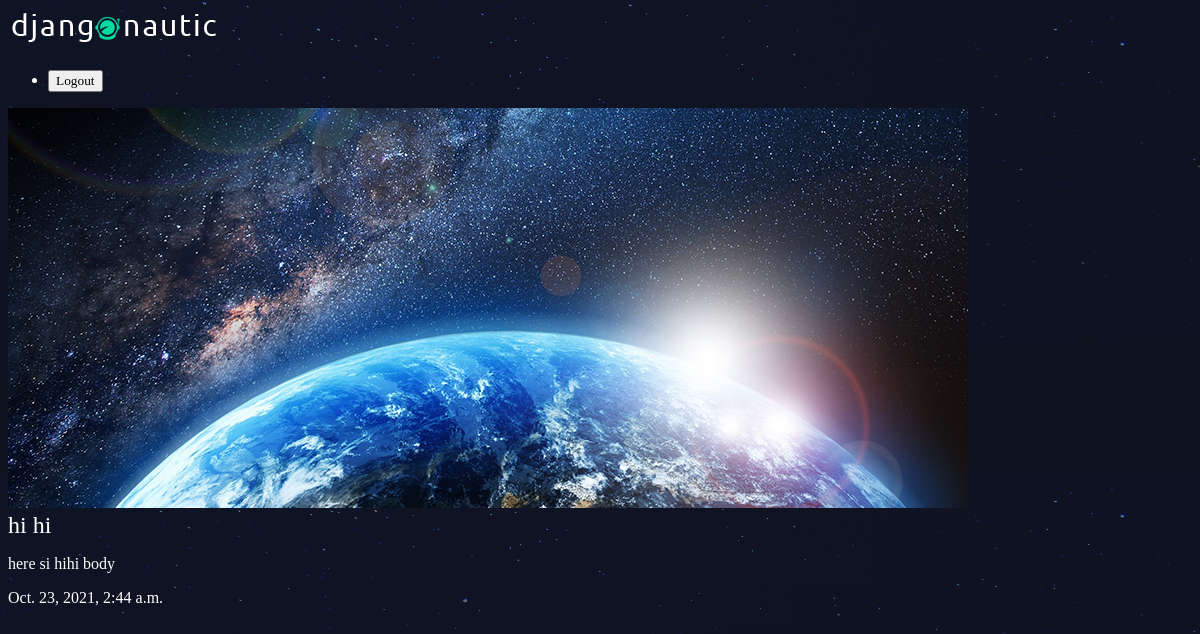
/articles/hi-hi/, run on the app's committed database.
### articles/models.py (models this page shows, shortened)
class Article(models.Model):
    title = models.CharField(max_length=100)
    slug = models.SlugField()   # s/b url friendly string
    body = models.TextField()
    date = models.DateTimeField( auto_now_add=True)
    thumb = models.ImageField(default="default.png", blank=True)
    ''' model method '''

### articles/views.py (the view)
# urls.py: path('<slug:mySlug>/', views.article_detail, name="detail"),
def article_detail(request,mySlug):
    article = Article.objects.get(slug=mySlug)
    return render(request, 'articles/article_detail.html',{'eachArticle':article} )

### articles/templates/articles/article_detail.html
{% extends 'base_layout.html' %}
{% block content %}
    <div class="article-detail">
        <div class="article">
            <img src="{{ eachArticle.thumb.url }}" alt="">
            <h2>{{eachArticle.title}}</h2>
            <p>{{eachArticle.body}}</p>
            <p>{{eachArticle.date}}</p>
        </div>
    </div>
{% endblock %}

### assets/styles.css (style rules this page uses)
body { background-color: #0f121f; background-image: url(stars.png); background-repeat-y: no-repeat; color: #fff; }
body * { font-family: Ubuntu; }
h1, h2, h3, h4, h5 { font-weight: normal; margin: 0; }

### data on the page
Article: thumb (picture), title "hi hi", body "here si hihi body", date "Oct. 23, 2021, 2:44 a.m."
